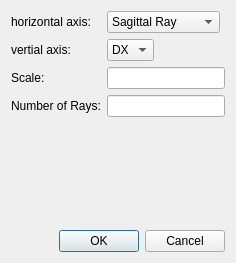
<?xml version="1.0" encoding="UTF-8"?>
<ui version="4.0">
 <class>TransverseRayFanDlg</class>
 <widget class="QDialog" name="TransverseRayFanDlg">
  <property name="geometry">
   <rect>
    <x>0</x>
    <y>0</y>
    <width>236</width>
    <height>263</height>
   </rect>
  </property>
  <property name="windowTitle">
   <string>Dialog</string>
  </property>
  <layout class="QFormLayout" name="formLayout">
   <item row="0" column="0">
    <widget class="QLabel" name="label_3">
     <property name="text">
      <string>horizontal axis:</string>
     </property>
    </widget>
   </item>
   <item row="0" column="1">
    <widget class="QComboBox" name="hAxisDataCombo">
     <property name="sizePolicy">
      <sizepolicy hsizetype="Fixed" vsizetype="Fixed">
       <horstretch>0</horstretch>
       <verstretch>0</verstretch>
      </sizepolicy>
     </property>
     <item>
      <property name="text">
       <string>Sagittal Ray</string>
      </property>
     </item>
     <item>
      <property name="text">
       <string>Tangential Ray</string>
      </property>
     </item>
    </widget>
   </item>
   <item row="1" column="0">
    <widget class="QLabel" name="label_4">
     <property name="text">
      <string>vertial axis: </string>
     </property>
    </widget>
   </item>
   <item row="2" column="0">
    <widget class="QLabel" name="label">
     <property name="text">
      <string>Scale:</string>
     </property>
    </widget>
   </item>
   <item row="2" column="1">
    <widget class="QLineEdit" name="scaleEdit"/>
   </item>
   <item row="3" column="0">
    <widget class="QLabel" name="label_2">
     <property name="text">
      <string>Number of Rays:</string>
     </property>
    </widget>
   </item>
   <item row="3" column="1">
    <widget class="QLineEdit" name="nrdEdit"/>
   </item>
   <item row="4" column="0">
    <spacer name="verticalSpacer">
     <property name="orientation">
      <enum>Qt::Vertical</enum>
     </property>
     <property name="sizeHint" stdset="0">
      <size>
       <width>20</width>
       <height>40</height>
      </size>
     </property>
    </spacer>
   </item>
   <item row="5" column="0" colspan="2">
    <widget class="QDialogButtonBox" name="buttonBox">
     <property name="orientation">
      <enum>Qt::Horizontal</enum>
     </property>
     <property name="standardButtons">
      <set>QDialogButtonBox::Cancel|QDialogButtonBox::Ok</set>
     </property>
    </widget>
   </item>
   <item row="1" column="1">
    <widget class="QComboBox" name="vAxisDataCombo">
     <property name="sizePolicy">
      <sizepolicy hsizetype="Maximum" vsizetype="Fixed">
       <horstretch>0</horstretch>
       <verstretch>0</verstretch>
      </sizepolicy>
     </property>
     <item>
      <property name="text">
       <string>DX</string>
      </property>
     </item>
     <item>
      <property name="text">
       <string>DY</string>
      </property>
     </item>
    </widget>
   </item>
  </layout>
 </widget>
 <resources/>
 <connections>
  <connection>
   <sender>buttonBox</sender>
   <signal>accepted()</signal>
   <receiver>TransverseRayFanDlg</receiver>
   <slot>accept()</slot>
   <hints>
    <hint type="sourcelabel">
     <x>248</x>
     <y>254</y>
    </hint>
    <hint type="destinationlabel">
     <x>157</x>
     <y>274</y>
    </hint>
   </hints>
  </connection>
  <connection>
   <sender>buttonBox</sender>
   <signal>rejected()</signal>
   <receiver>TransverseRayFanDlg</receiver>
   <slot>reject()</slot>
   <hints>
    <hint type="sourcelabel">
     <x>316</x>
     <y>260</y>
    </hint>
    <hint type="destinationlabel">
     <x>286</x>
     <y>274</y>
    </hint>
   </hints>
  </connection>
 </connections>
</ui>
